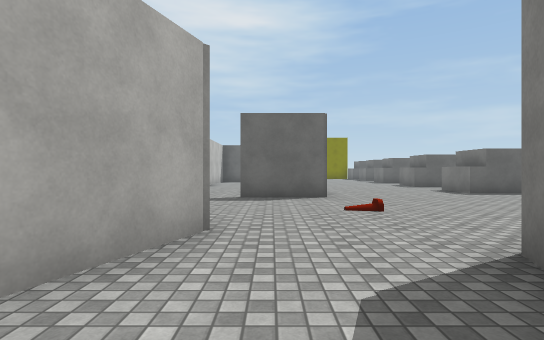
[1] (above)

21 first-person views from a walk through a scene from a Unity 3-D project. The camera is 1.3 m above the floor, looks level and sees 80° across. The floor is counted in squares, 2 m on a side. Each view is taken from the middle of a square. On the plan, view 1 faces up. The plan holds only what a view shows up to about 10 squares ahead; the rest is blank. The place goes on beyond the plan. The player is left out. Surface patterns are stand-ins for the level's own textures.

[2]
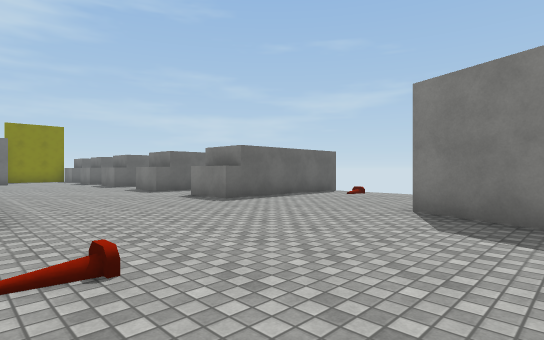

[3]
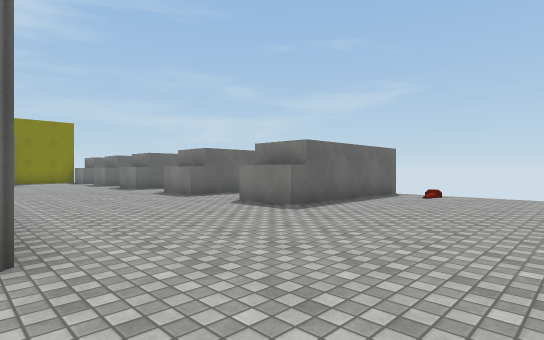

[4]
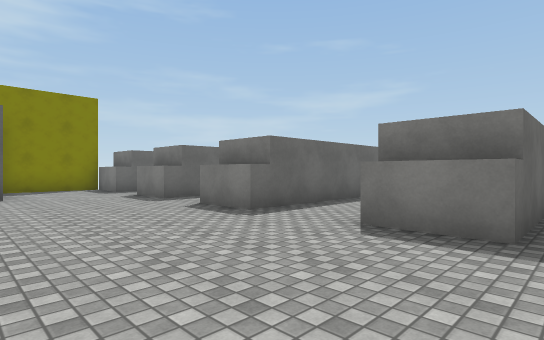

[5]
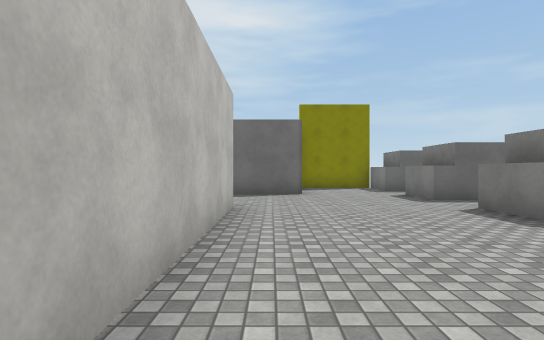

[6]
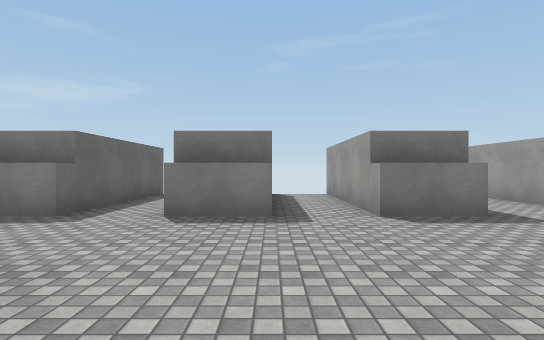

[7]
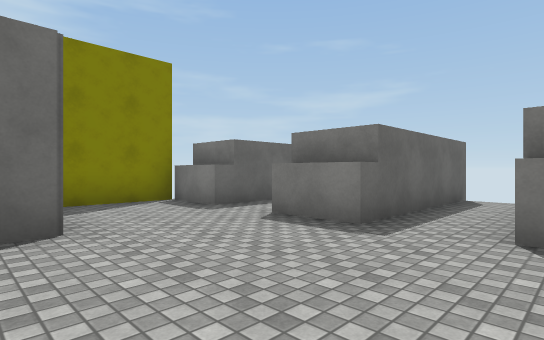

[8]
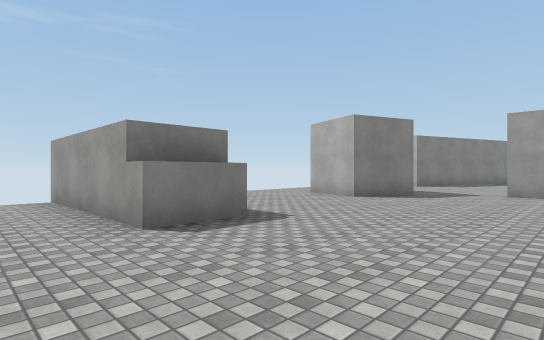

[9]
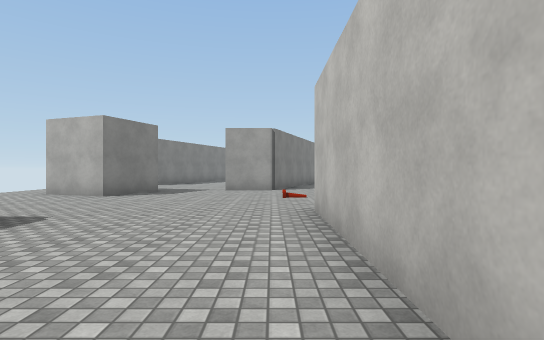

[10]
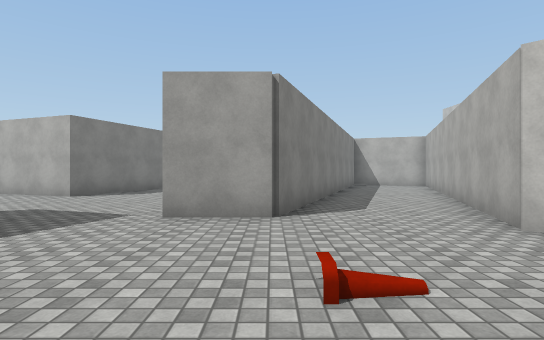

[11]
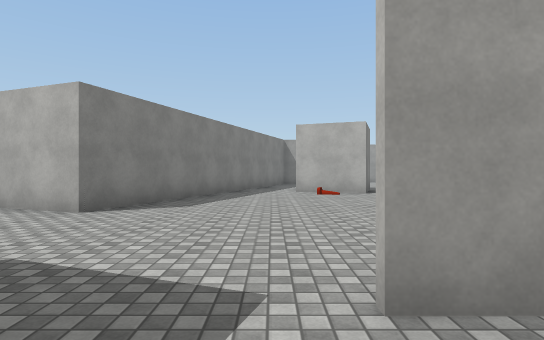

[12]
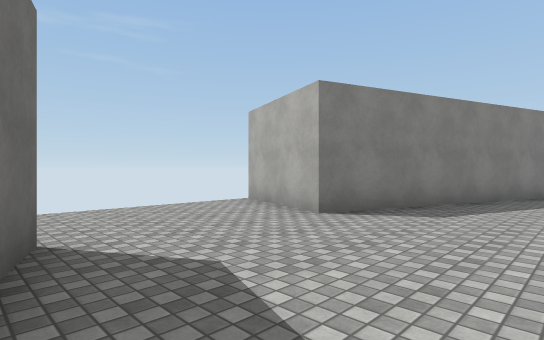

[13]
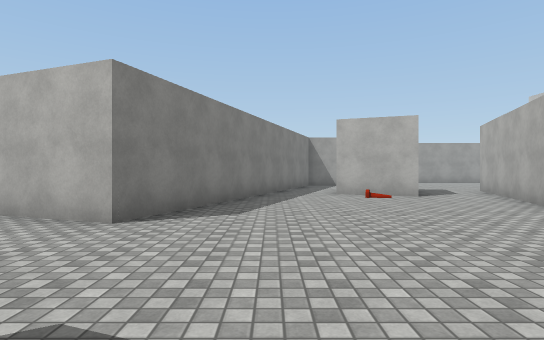

[14]
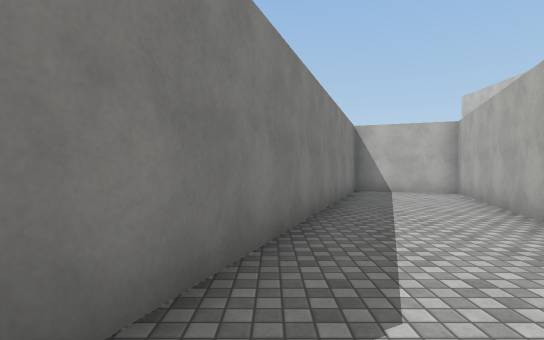

[15]
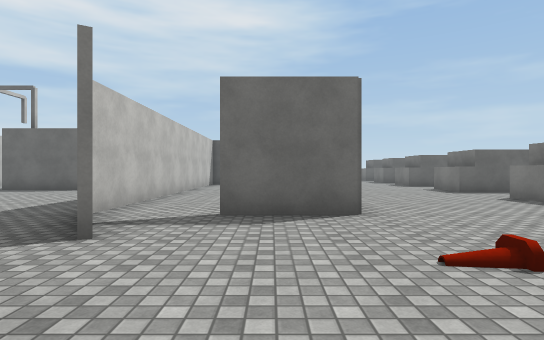

[16]
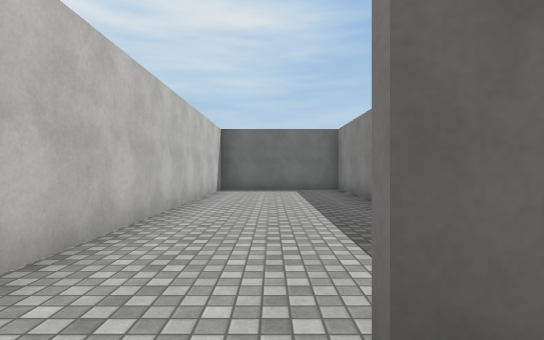

[17]
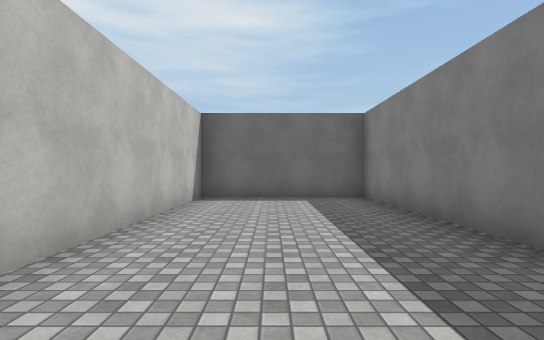

[18]
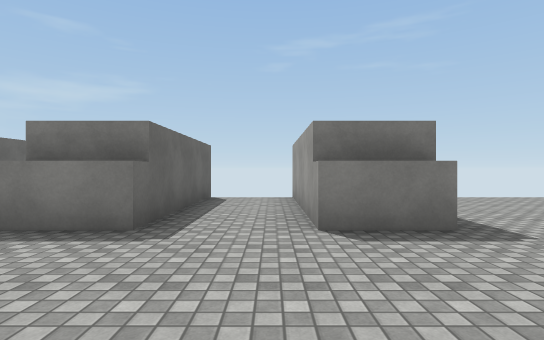

[19]
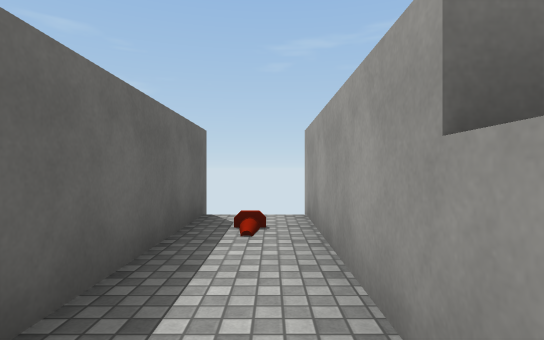

[20]
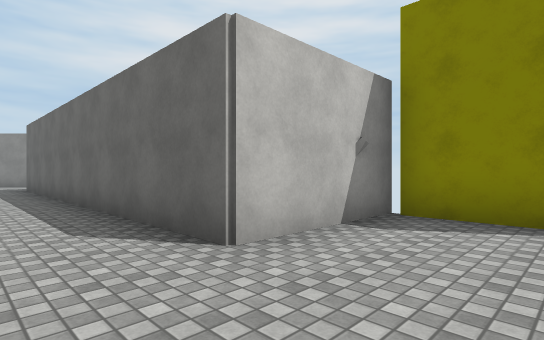

[21]
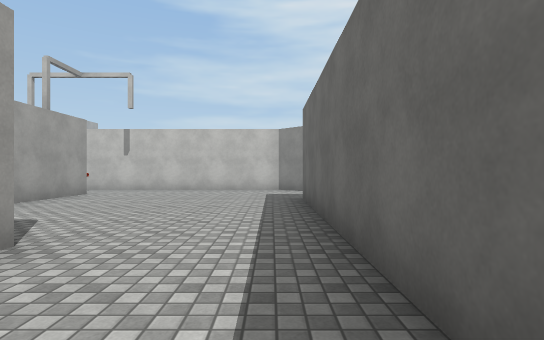

### Floor plan
Points are (right, up) in squares from view 1. A wall is a line through its corners. A room is listed if a view was taken in it or the views show most of it. See-through windows are left out.
Room 1 (view 1)
walls: (-1.3, 1.9) (-2, -0.2); (0.7, -0.9) (1.3, 1)
ways out: opening at (0, 1) to room 2; opening at (-1, -1) to room 6
Room 2 (views 2, 3, 4, 5, 7, 8, 9, 10, 11, 12, 13, 14, 15, 16, 18, 19, 20)
walls: (6, 12.4) (6, 14); (6, 9) (6, 10.5); (6.9, 14) (9.2, 14); (6, 15.9) (6, 17.5); (9.9, 12.5) (5.5, 12.5) (5.5, 14); (10, 9) (5.5, 9) (5.5, 10.5) (10, 10.5); (9, 16) (5.5, 16) (5.5, 17.5) (9.9, 17.5); (1.3, 17.8) (1.3, 7.7) (-0.8, 7.7); (5.5, 3.1) (6.2, 5) (8.1, 4.3); (6, 18.9) (6, 20.5); (-0.7, 3.5) (-1.3, 1.9); (10, 19) (5.5, 19) (5.5, 20.5) (10, 20.5); (1.3, 1) (1.9, 2.6) (3.5, 2.6); (6, 22) (6, 23.5); (10, 22) (5.5, 22) (5.5, 23.6) (2.8, 23.6) (2.8, 20.7)
ways out: opening at (0, 1) to room 1; opening at (1.5, 19.5) to room 3; opening at (-1, 8) to room 4; opening at (4.5, 3) to room 5; opening at (9, 5) to room 5; opening at (-1.5, 5.5)
Room 3 (views 6, 21)
walls: (-8.8, 15) (-6.2, 15); (2.8, 20.7) (-7.2, 20.7)
ways out: opening at (1.5, 19.5) to room 2; opening at (-9.5, 14.5); opening at (-8.5, 21)
Room 4 (view 17)
walls: (1.2, 12.5) (1.2, 17.7) (-2.7, 17.7) (-2.7, 7.8)
ways out: opening at (-1, 8) to room 2
Room 5 (no view inside)
walls: (7.4, 2.5) (6.4, 2.8); (0.1, -2.8) (-0.4, -4.1); (1.4, -5) (3.4, -5.7); (4.7, -7) (6.9, -0.9) (9.8, -2)
ways out: opening at (4.5, 3) to room 2; opening at (9, 5) to room 2
Room 6 (no view inside)
walls: (-0.4, -3.9) (0.7, -0.9); (-2, -0.2) (-3.1, -3.2)
ways out: opening at (-1, -1) to room 1; opening at (-2, -4) to room 7
Room 7 (no view inside)
walls: (-3.1, -3.2) (-4.1, -6) (-1.5, -6.9) (-0.4, -3.9)
ways out: opening at (-2, -4) to room 6

Positions as (right, up) in squares from view 1, and headings:
1: (0, 0), facing up
2: (1, 3), facing up-right
3: (1, 5), facing up-right
4: (2, 12), facing up-right
5: (2, 12), facing up
6: (1, 19), facing right
7: (2, 17), facing up-right
8: (2, 12), facing down-right
9: (2, 13), facing down
10: (2, 7), facing down
11: (4, 4), facing down
12: (4, 3), facing down-right
13: (5, 3), facing down
14: (1, 3), facing down
15: (0, 3), facing up
16: (-1, 7), facing up
17: (-1, 10), facing up
18: (2, 11), facing right
19: (5, 21), facing right
20: (5, 19), facing up-left
21: (0, 20), facing left
